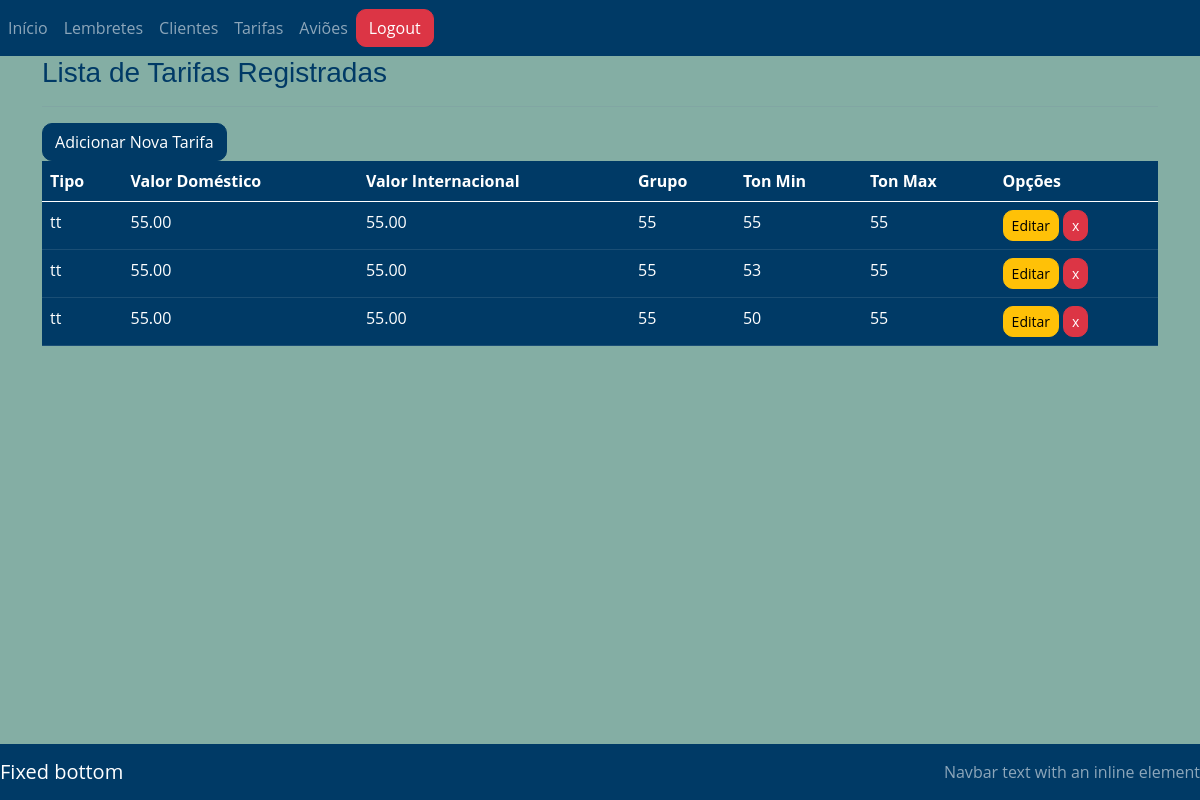
The app's page /tarifas/ (signed in) with its own data.
### tarifas/models.py (models this page shows, shortened)
class Tarifa(models.Model):
    tar_codigo = models.AutoField(primary_key=True)
    tar_tipo = models.CharField(max_length=255)
    tar_valor_domestico = models.DecimalField(max_digits=10, decimal_places=2)
    tar_valor_internacional = models.DecimalField(max_digits=10, decimal_places=2)
    tar_grupo = models.IntegerField()
    tar_ton_min = models.IntegerField()
    tar_ton_max = models.IntegerField()

### tarifas/views.py (the view)
# urls.py: path('tarifas/', TarifaList.as_view(), name='listar-tarifas'),
class TarifaList(LoginRequiredMixin, ListView):
    login_url = reverse_lazy('login')
    model = Tarifa
    template_name = 'listas/tarifa.html'
    def get_queryset(self):
        return Tarifa.objects.all()

### tarifas/templates/listas/tarifa.html (shortened to what this page needs)
{% extends 'modelo.html' %}
{% load static %}
{% block conteudo %}
<div class="container">
    <h3>Lista de Tarifas Registradas</h3>
    <hr>
    <div id="btns_tarifa">
        <div>
            <a href="{% url 'criar-tarifa' %}" class="btn btn-primary" style="text-align: left !important;">Adicionar Nova Tarifa</a>
        </div>
    </div>
    <div class="table-responsive">
        <table class="table table-hover table-dark">
            <thead>
                <tr>
                    <th>Tipo</th>
                    <th>Valor Doméstico</th>
                    <th>Valor Internacional</th>
                    <th>Grupo</th>
                    <th>Ton Min</th>
                    <th>Ton Max</th>
                    <th>Opções</th>
                </tr>
            </thead>
            <tbody>
                {% for tarifa in object_list %}
                <tr>
                    <td>{{ tarifa.tar_tipo }}</td>
                    <td>{{ tarifa.tar_valor_domestico }}</td>
                    <td>{{ tarifa.tar_valor_internacional }}</td>
                    <td>{{ tarifa.tar_grupo }}</td>
                    <td>{{ tarifa.tar_ton_min }}</td>
                    <td>{{ tarifa.tar_ton_max }}</td>
                    <td>
                        <a href="{% url 'editar-tarifa' tarifa.pk %}" class="btn btn-warning btn-sm" title="Editar">Editar</a>
                        <a href="{% url 'deletar-tarifa' tarifa.pk %}" class="btn btn-danger btn-sm" title="Excluir">x</a>
                    </td>
                </tr>
                {% empty %}
                <tr>
                    <td colspan="7">Nenhuma tarifa registrada.</td>
                </tr>
                {% endfor %}
            </tbody>
        </table>
    </div>
</div>
{% endblock %}

### paginas/templates/modelo.html (shortened to what this page needs)
{% load static %}
<!DOCTYPE html>
<html lang="pt-br">
    <head>
        <link rel="stylesheet" href="{% static 'css/bootstrap.min.css' %}">
        <link rel="stylesheet" href="{% static 'css/estilo.css' %}">
    </head>
    <body>
        {% block menu %}
        <nav class="navbar navbar-expand-lg navbar-dark bg-dark">
            <div class="collapse navbar-collapse" id="navbarSupportedContent">
              <ul class="navbar-nav mr-auto">
                <li class="nav-item active">
                  <a class="nav-link" href="{% url 'inicio' %}">Início</a>
                </li>
                <li class="nav-item">
                  <a class="nav-link" href="{% url 'listar-lembretes' %}">Lembretes</a>
                </li>
                <li class="nav-item">
                  <a class="nav-link" href="{% url 'listar-clientes' %}">Clientes</a>
              </li>
                <li class="nav-item">
                  <a class="nav-link" href="{% url 'listar-tarifas' %}">Tarifas</a>
                </li>
                <li class="nav-item">
                  <a class="nav-link" href="{% url 'listar-avioes' %}">Aviões</a>
                </li>
              </ul>
              <div class="my-2 my-lg-0">
                {% if request.user.is_authenticated %}
                <form action="{% url 'logout' %}" method="post" style="display:inline;">
                  <button type="submit" class="btn btn-danger">Logout</button>
                </form>
                {% else %}
                <a href="{% url 'login' %}" class="btn btn-outline-success">Login</a>
                <a href="{% url 'registrar' %}" class="btn btn-outline-success">Cadastre-se</a>
                {% endif %}
              </div>
            </div>
        </nav>
        {% endblock %}
        {% block conteudo %}{% endblock %}
        {% block rodape %}
        <nav class="navbar fixed-bottom navbar-dark bg-dark">
            <a class="navbar-brand" href="#">Fixed bottom</a>
            <span class="navbar-text">
                Navbar text with an inline element
            </span>
        </nav>
        {% endblock %}
    </body>
</html>

### static/css/estilo.css (style rules this page uses)
body { background-color: #84aea4; }

### records on screen
Tarifa: tar_tipo "tt", tar_valor_domestico "55.00", tar_valor_internacional "55.00", tar_grupo "55", tar_ton_min "55", tar_ton_max "55"
Tarifa: tar_tipo "tt", tar_valor_domestico "55.00", tar_valor_internacional "55.00", tar_grupo "55", tar_ton_min "53", tar_ton_max "55"
Tarifa: tar_tipo "tt", tar_valor_domestico "55.00", tar_valor_internacional "55.00", tar_grupo "55", tar_ton_min "50", tar_ton_max "55"
